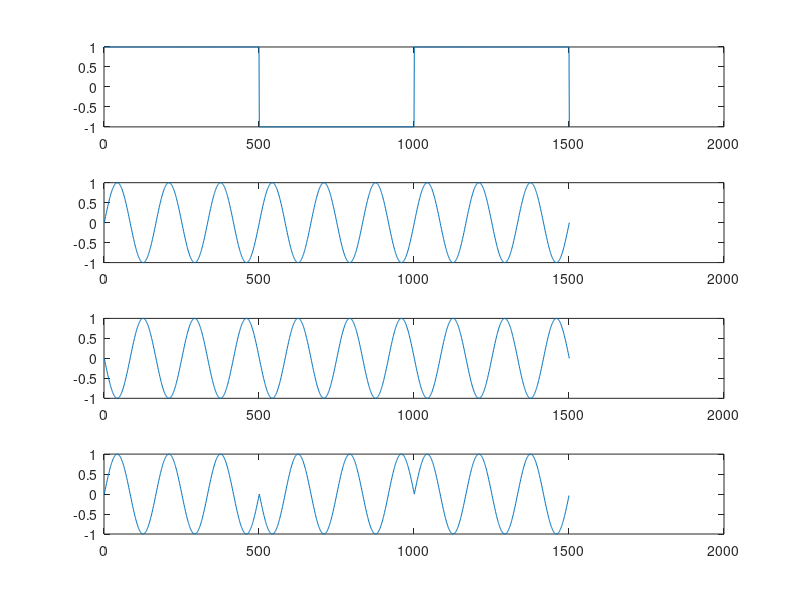

The MATLAB source for this figure:
clc;

clear all;
close all;
t = 0:0.0001:0.15;
c11 = sin(2*pi*60*t);
m = square (2*pi*10*t);
c22 = sin((2*pi*60*t)+ pi);
for i = 1:1500
if(m(i)==1)
s2(i)=c11(i);
else
s2(i)=c22(i);
end
end
figure(3);
subplot(4,1,1);
plot(m);
subplot (4,1,2);
plot(c11);
subplot (4,1,3);
plot(c22);
subplot (4,1,4);
plot(s2);